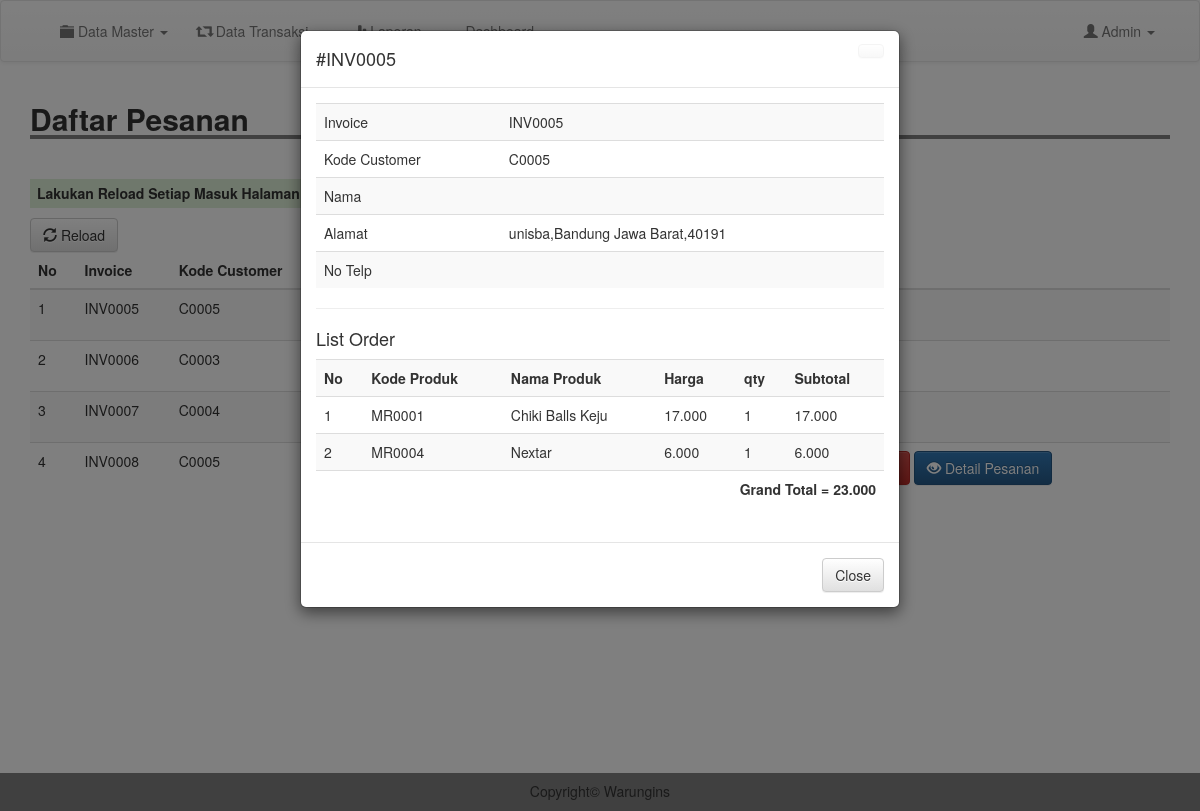
The app's page /admin/detailorder.php?inv=INV0005 (signed in) with its own data.
### tables this page shows
CREATE TABLE `produksi` (
  `id_order` int(11) NOT NULL,
  `invoice` varchar(200) NOT NULL,
  `kode_customer` varchar(200) NOT NULL,
  `kode_produk` varchar(200) NOT NULL,
  `nama_produk` varchar(200) NOT NULL,
  `qty` int(11) NOT NULL,
  `harga` int(11) NOT NULL,
  `status` varchar(200) NOT NULL,
  `tanggal` date NOT NULL,
  `provinsi` varchar(200) NOT NULL,
  `kota` varchar(200) NOT NULL,
  `alamat` varchar(200) NOT NULL,
  `kode_pos` varchar(200) NOT NULL,
  `terima` varchar(200) NOT NULL,
  `tolak` varchar(200) NOT NULL,
  `cek` int(11) NOT NULL
);

### admin/detailorder.php (the view, shortened to what this page needs)
<?php
include 'header.php';
$invoices = $_GET['inv'];
$d_order = mysqli_query($conn, "SELECT * FROM produksi WHERE invoice = '$invoices'");
$t_order = mysqli_fetch_assoc($d_order);
$cs = mysqli_query($conn, "SELECT * FROM customer WHERE kode_customer = '".$t_order['kode_customer']."'");
$t_cs = mysqli_fetch_assoc($cs);
?>
<div class="container">
	<h2 style=" width: 100%; border-bottom: 4px solid gray"><b>Daftar Pesanan</b></h2>
	<br>
	<h5 class="bg-success" style="padding: 7px; width: 710px; font-weight: bold;"><marquee>Lakukan Reload Setiap Masuk Halaman ini.</marquee></h5>
	<a href="produksi.php" class="btn btn-default"><i class="glyphicon glyphicon-refresh"></i> Reload</a>
	<table class="table table-striped">
		<thead>
			<tr>
				<th scope="col">No</th>
				<th scope="col">Invoice</th>
				<th scope="col">Kode Customer</th>
				<th scope="col">Status</th>
				<th scope="col">Tanggal</th>
				<th scope="col">Action</th>
			</tr>
		</thead>
		<tbody>
			<?php
			$result = mysqli_query($conn, "SELECT DISTINCT invoice, kode_customer, status, kode_produk, qty,terima,tolak, cek FROM produksi group by invoice");
			$no = 1;
			while($row = mysqli_fetch_assoc($result)){
				?>
				<tr>
					<td><?= $no; ?></td>
					<td><?= $row['invoice']; ?></td>
					<td><?= $row['kode_customer']; ?></td>
					<?php if($row['terima'] == 1){ ?>
						<td style="color: green;font-weight: bold;">Pesanan Diterima (Siap Kirim)
							<?php
						}else if($row['tolak'] == 1){
							?>
							<td style="color: red;font-weight: bold;">Pesanan Ditolak
								<?php
							}
							if($row['terima'] == 0 && $row['tolak'] == 0){
								?>
								<td style="color: orange;font-weight: bold;"><?= $row['status']; ?>
								<?php
							}
									?>
						</td>
						<td>2020/26-01</td>
						<td>
							<?php if( $row['tolak']==0 && $row['cek']==1 && $row['terima']==0){ ?>
								<a href="inventory.php?cek=0" id="rq" class="btn btn-warning"><i class="glyphicon glyphicon-warning-sign"></i> Request Material Shortage</a>
								<a href="proses/tolak.php?inv=<?= $row['invoice']; ?>" class="btn btn-danger" onclick="return confirm('Yakin Ingin Menolak ?')"><i class="glyphicon glyphicon-remove-sign"></i> Tolak</a>
							<?php }else if($row['terima'] == 0 && $row['cek']==0){ ?>
								<a href="proses/terima.php?inv=<?= $row['invoice']; ?>&kdp=<?= $row['kode_produk']; ?>" class="btn btn-success"><i class="glyphicon glyphicon-ok-sign"></i> Terima</a>
								<a href="proses/tolak.php?inv=<?= $row['invoice']; ?>" class="btn btn-danger" onclick="return confirm('Yakin Ingin Menolak ?')"><i class="glyphicon glyphicon-remove-sign"></i> Tolak</a>
							<?php } ?>
							<a href="detailorder.php?inv=<?= $row['invoice']; ?>" type="submit" class="btn btn-primary"><i class="glyphicon glyphicon-eye-open"></i> Detail Pesanan</a>
						</td>
					</tr>
					<?php
					$no++;
				}
				?>
			</tbody>
		</table>
	<button type="hidden" data-toggle="modal" data-target="#myModal" id="btn" style="background-color: #fff; border: #fff;">
	</button>
	<div class="modal fade" id="myModal" tabindex="-1" role="dialog" aria-labelledby="myModalLabel">
		<div class="modal-dialog" role="document">
			<div class="modal-content">
				<div class="modal-header">
					<a href="m_produk.php" class="btn btn-default close"></a>
					<h4 class="modal-title" id="myModalLabel">#<?= $t_order['invoice']; ?></h4>
				</div>
				<div class="modal-body">
					<table class="table table-striped">
						<tr>
							<td>Invoice</td>
							<td><?= $t_order['invoice']; ?></td>
						</tr>
						<tr>
							<td>Kode Customer</td>
							<td><?= $t_order['kode_customer']; ?></td>
						</tr>
						<tr>
							<td>Nama</td>
							<td><?= $t_cs['nama']; ?></td>
						</tr>
						<tr>
							<td>Alamat</td>
							<td><?php echo  $t_order['alamat'].",".$t_order['kota']." ".$t_order['provinsi'].",".$t_order['kode_pos']; ?></td>
						</tr>
						<tr>
							<td>No Telp</td>
							<td><?= $t_cs['telp']; ?></td>
						</tr>
					</table>
					<hr>
					<h4>List Order</h4>
					<table class="table table-striped">
						<tr>
							<th>No</th>
							<th>Kode Produk</th>
							<th>Nama Produk</th>
							<th>Harga</th>
							<th>qty</th>
							<th>Subtotal</th>
						</tr>
					<?php
						$order = mysqli_query($conn, "SELECT * FROM produksi WHERE invoice = '$invoices'");
						$no = 1;
						$grand = 0;
						while ($list = mysqli_fetch_assoc($order)) {
					 ?>
						<tr>
							<td><?= $no;  ?></td>
							<td><?= $list['kode_produk']; ?></td>
							<td><?= $list['nama_produk']; ?></td>
							<td><?= number_format($list['harga'], 0, ".", ".");  ?></td>
							<td><?= $list['qty'];  ?></td>
							<td><?= number_format($list['harga']*$list['qty'], 0, ".", ".");  ?></td>
						</tr>
					<?php
						$sub = $list['harga'] * $list['qty'];
						$grand += $sub;
						$no++;
						}
					 ?>
						<tr>
							<td colspan="6" class="text-right"><b>Grand Total = <?= number_format($grand, 0, ".", ".");  ?></b></td>
						</tr>
					</table>
				</div>
				<div class="modal-footer">
					<a href="produksi.php" class="btn btn-default">Close</a>
				</div>
			</div>
		</div>
	</div>
	</div>
	<br>
	<br>
	<br>
	<br>
	<br>
	<br>
	<br>
	<br>
	<br>
	<br>
	<br>
	<br>
	<?php
	include 'footer.php';
	?>

### css/style.css (style rules this page uses)
body { margin:0; padding: 0; }

### records on screen
produksi: invoice "INV0005", kode_customer "C0005", alamat "unisba", kota "Bandung", provinsi "Jawa Barat", kode_pos "40191", kode_produk "MR0001", nama_produk "Chiki Balls Keju", harga "17.000", qty "1", $list['harga']*$list['qty'] "17.000"
produksi: kode_produk "MR0004", nama_produk "Nextar", harga "6.000", qty "1", $list['harga']*$list['qty'] "6.000"

### other values on screen
$row['invoice'] "INV0005"
$row['kode_customer'] "C0005"
$row['invoice'] "INV0006"
$row['kode_customer'] "C0003"
$row['invoice'] "INV0007"
$row['kode_customer'] "C0004"
$row['invoice'] "INV0008"
$grand "23.000"
